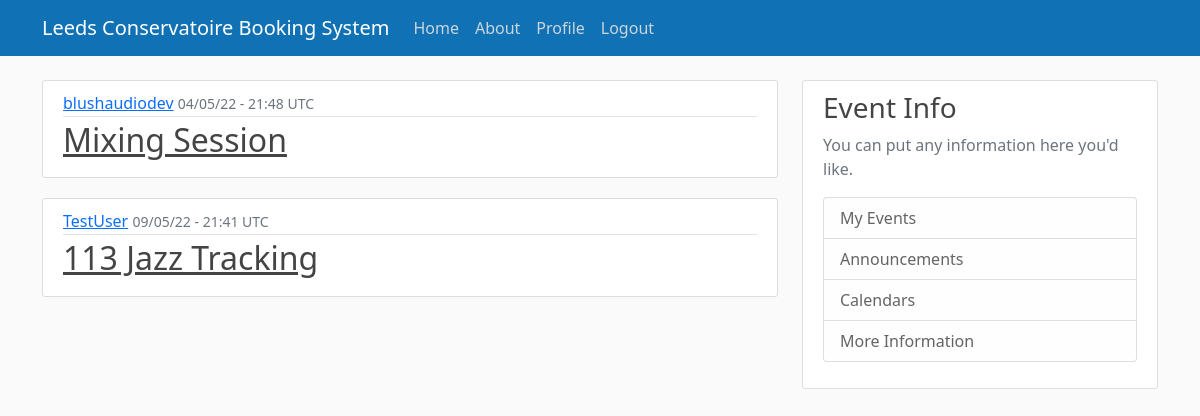
The app's page /home/ (signed in) with its own data.
### bookingsystem/models.py (models this page shows, shortened)
class Event(models.Model):
    title = models.CharField(max_length=100)
    owner = models.ForeignKey(User, on_delete=models.CASCADE)
    timebooked = models.DateTimeField(auto_now_add=True)

### bookingsystem/views.py (the view)
# urls.py: path('home/', views.home, name='bookingsystem-home'),
@login_required
def home(request):
    context = {
        'events': Event.objects.all()
    }
    return render (request,'home.html', context)

### bookingsystem/templates/home.html
{% extends "base.html" %}
{% block content %}
    {% for event in events %}
        <article class="media content-section">
            <div class="media-body">
                <div class="article-metadata">
                    <a class="mr-2" href="#">{{ event.owner }}</a>
                    <small class="text-muted">{{ event.timebooked|date:"d/m/y - H:i e" }}</small>
                </div>
                <h2><a class="article-title" href="#">{{ event.title }}</a></h2>
            </div>
        </article>
    {% endfor %}
{% endblock content %}

### bookingsystem/static/main.css (style rules this page uses)
body { background: #fafafa; color: #333333; margin-top: 5rem; }
h1, h2, h3, h4, h5, h6 { color: #444444; }
.content-section { background: #ffffff; padding: 10px 20px; border: 1px solid #dddddd; border-radius: 3px; margin-bottom: 20px; }
.article-title { color: #444444; }
.article-metadata { padding-bottom: 1px; margin-bottom: 4px; border-bottom: 1px solid #e3e3e3 }

### records on screen
Event: owner "blushaudiodev", timebooked "04/05/22 - 21:48 UTC", title "Mixing Session"
Event: owner "TestUser", timebooked "09/05/22 - 21:41 UTC", title "113 Jazz Tracking"
